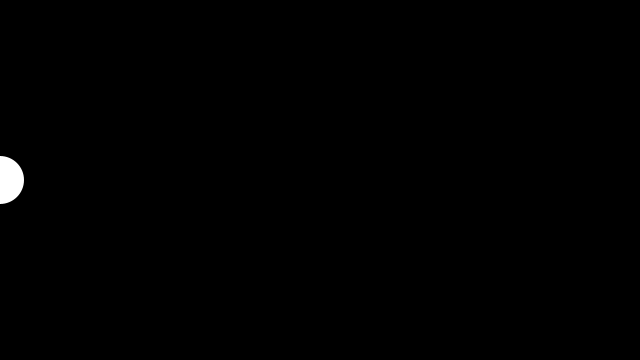
Frame 1 (no input)
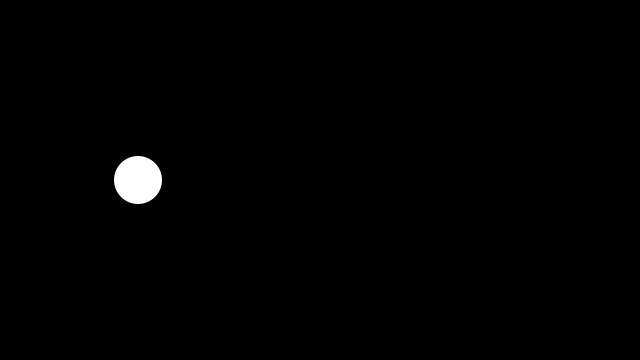
Frame 60 (the mouse pressed at the canvas centre just before this capture)
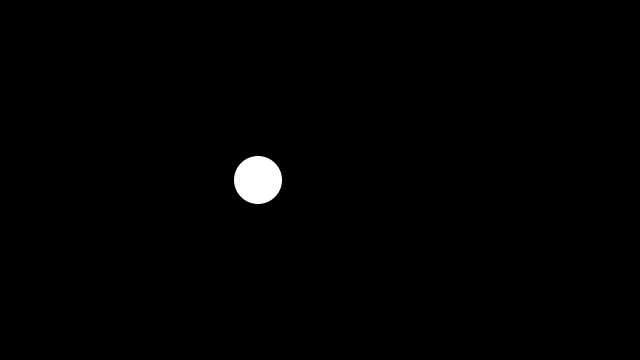
Frame 120 (the mouse held since frame 60 and released just before this capture)

The Processing sketch that drew these frames (run headless with seeded random() and noise(); from frame 60 on, the mouse is pressed at the canvas centre):

// Processing sketch: ball_bouncing_back_and_forth
// ── ball_bouncing_back_and_forth.pde
// Ball bouncing left and right

float x = 0;          // x position 
float speed = 2;      // speed of movement
float radius = 24;    // radius of the ball

void setup() {
  size(640, 360);
}

void draw() {
  // Clear background
  background(0);
  
  // Draw the ball
  noStroke();
  fill(255);
  circle(x, height/2, radius*2);
  
  // Move the ball
  x += speed;
  
  // Bounce if hitting right edge
  if (x + radius > width) {
    x = width - radius;  // Place ball exactly at edge
    speed *= -1;         // Reverse direction
  }
  
  // Bounce if hitting left edge
  if (x - radius < 0) {
    x = radius;          // Place ball exactly at edge
    speed *= -1;         // Reverse direction
  }
}
